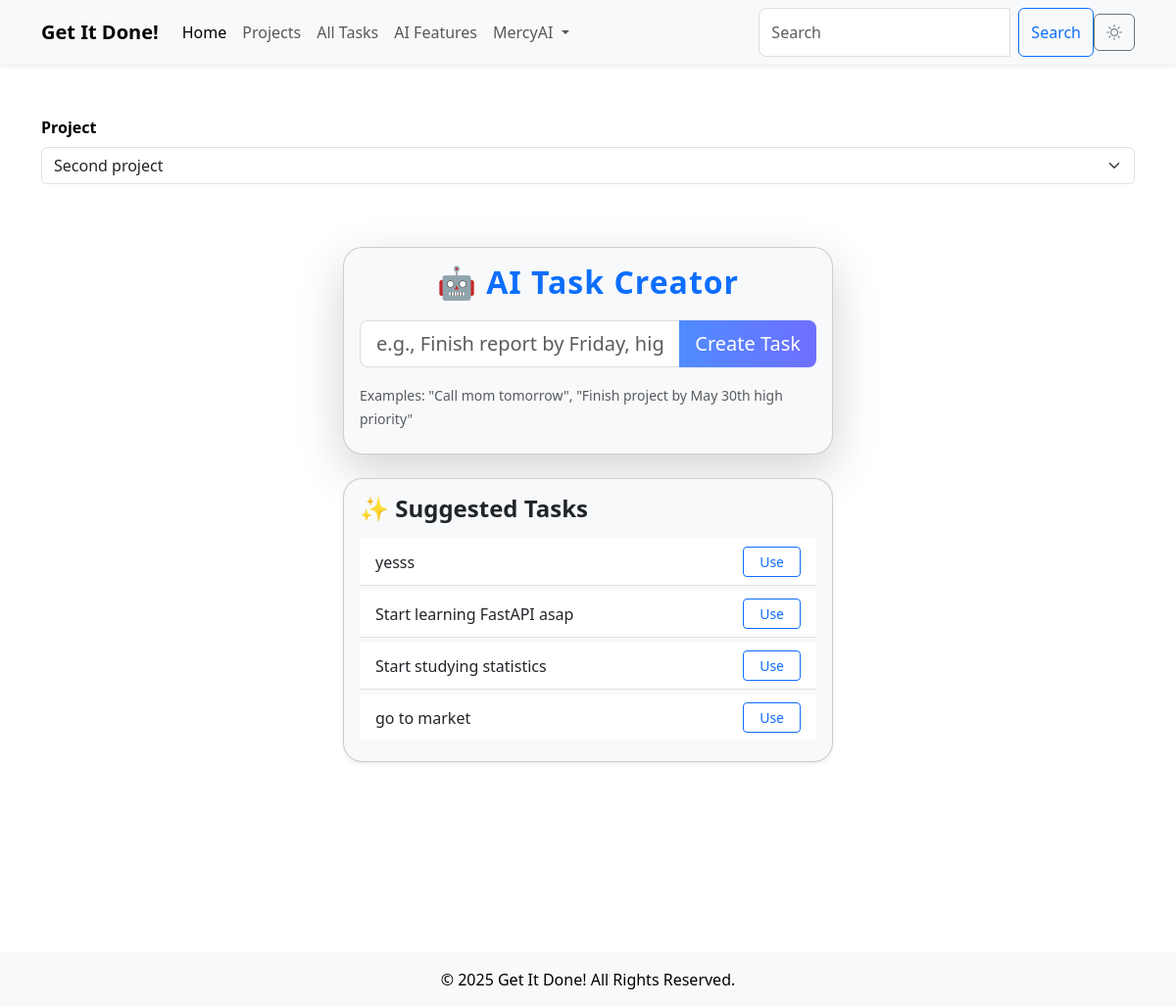
Before: /ai (signed in) with the older database file.
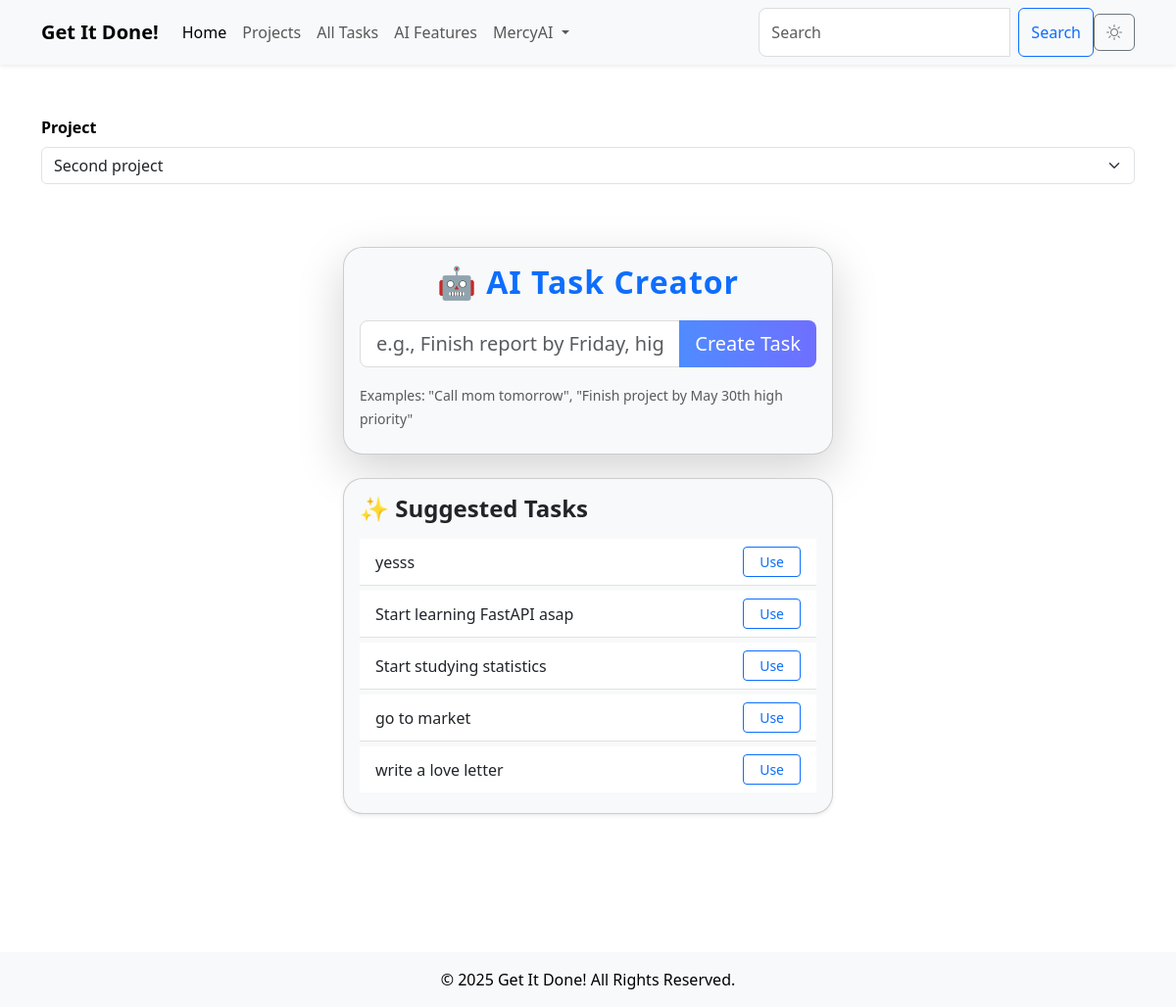
After: the same page with the newer database file.
### models.py (models this page shows, shortened)
class Task(db.Model):
    id = db.Column(db.Integer, primary_key=True)
    title = db.Column(db.String(200), nullable=False)
    description = db.Column(db.Text, nullable=True)
    due_date = db.Column(db.DateTime, nullable=True)
    created_at = db.Column(db.DateTime, default=db.func.current_timestamp())
    updated_at = db.Column(db.DateTime, default=db.func.current_timestamp(), onupdate=db.func.current_timestamp())
    priority = db.Column(Enum(PriorityLevel), nullable=False)
    status = db.Column(Enum(TaskStatus), nullable=False)
    deleted_at = db.Column(db.DateTime, nullable=True)
    user_id = db.Column(db.Integer, db.ForeignKey('user.id'), nullable=False, index=True)
    project_id = db.Column(db.Integer, db.ForeignKey('project.id'), nullable=True, index=True)  # Link to Project

### main.py (the view)
@csrf.exempt
@app.route('/ai', methods=['GET', 'POST'])
@login_required
def ai():
    user_tasks = Task.query.filter_by(user_id=current_user.id).all()
    suggestions = [task.title for task in user_tasks if task.status != TaskStatus.Done]
    projects = Project.query.filter_by(owner_id=current_user.id).all()
    return render_template('ai.html', suggestions=suggestions, projects=projects)

### main.py (called while the page is built)
@login_manager.user_loader
def load_user(user_id):
    return User.query.get(int(user_id))

### templates/ai.html (shortened to what this page needs)
{% extends 'base.html' %}
{% block content %}
<div class="mb-3">
    <label for="project-select" class="form-label fw-semibold">Project</label>
    <select id="project-select" class="form-select">
        {% for project in projects %}
        <option value="{{ project.id }}">{{ project.name }}</option>
        {% endfor %}
    </select>
</div>
<div class="container py-5 d-flex flex-column align-items-center" style="min-height: 90vh;">
    <div id="alert-container" class="position-fixed top-0 end-0 p-3" style="z-index: 1050;"></div>
    <div class="card shadow-lg mb-4" style="max-width: 500px; width: 100%;">
        <div class="card-body">
            <h2 class="card-title text-center mb-3" style="font-weight: 700; letter-spacing: 1px;">
                <span class="text-primary">🤖 AI Task Creator</span>
            </h2>
            <form onsubmit="event.preventDefault(); createTaskNLP();">
                <div class="input-group input-group-lg mb-3">
                    <input type="text" id="nlp-task-input" class="form-control rounded-start"
                        placeholder="e.g., Finish report by Friday, high priority" autocomplete="off">
                    <button id="nlp-task-button" type="submit" class="btn btn-gradient-primary rounded-end">
                        <span id="btn-text">Create Task</span>
                    </button>
                </div>
            </form>
            <div class="mb-2">
                <small class="text-muted">Examples: "Call mom tomorrow", "Finish project by May 30th high priority"</small>
            </div>
        </div>
    </div>
    <div class="card shadow-sm" style="max-width: 500px; width: 100%;">
        <div class="card-body">
            <h4 class="card-title mb-3" style="font-weight: 600;">✨ Suggested Tasks</h4>
            <div id="suggestions-container">
                {% if suggestions %}
                <ul class="list-group list-group-flush">
                    {% for suggestion in suggestions %}
                    <li class="list-group-item d-flex justify-content-between align-items-center">
                        <span>{{ suggestion }}</span>
                        <button class="btn btn-outline-primary btn-sm px-3"
                                onclick="useSuggestion('{{ suggestion }}')">
                            Use
                        </button>
                    </li>
                    {% endfor %}
                </ul>
                {% else %}
                <p class="text-muted mb-0">No suggestions available. Complete some tasks to get suggestions.</p>
                {% endif %}
            </div>
        </div>
    </div>
</div>
{% endblock %}

Changed rows visible on the page:
added Task: title "write a love letter"
